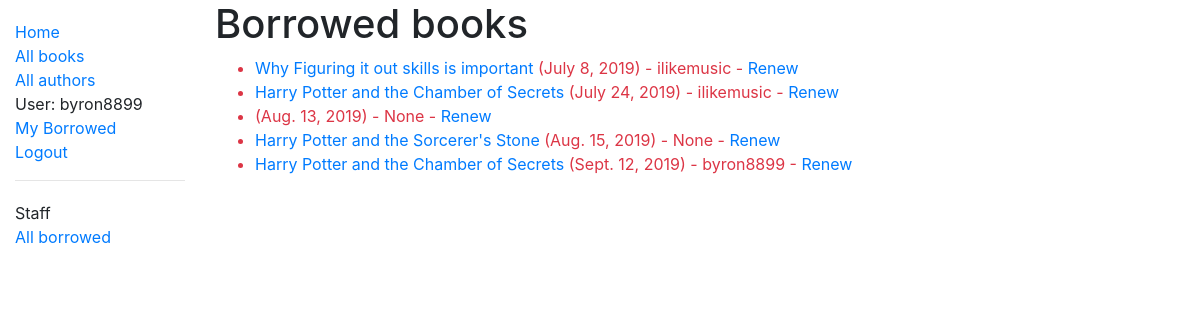
The page /allbooks/ (signed in) on the database its author committed.
### catalog/models.py (models this page shows, shortened)
class BookInstance(models.Model):
    id = models.UUIDField(primary_key=True, default=uuid.uuid4, help_text='Unique ID for this particular book across whole library')
    book = models.ForeignKey('Book', on_delete=models.SET_NULL, null=True)
    imprint = models.CharField(max_length=200)
    due_back = models.DateField(null=True, blank=True)
    borrower = models.ForeignKey(User, on_delete=models.SET_NULL, null=True, blank=True)
    LOAN_STATUS = (
        ('m', 'Maintenance'),
        ('o', 'On loan'),
        ('a', 'Available'),
        ('r', 'Reserved'),
    )
    status = models.CharField(
        max_length=1,
        choices=LOAN_STATUS,
        blank=True,
        default='m',
        help_text='Book availability',
    )
    class Meta:
        ordering = ['due_back']
        permissions = (("can_mark_returned", "Set book as returned"),)
    @property
    def is_overdue(self):
        if self.due_back and date.today() > self.due_back:
            return True
        return False

class Book(models.Model):
    title = models.CharField(max_length=200)
    author = models.ForeignKey('Author', on_delete=models.SET_NULL, null=True)
    summary = models.TextField(max_length=1000, help_text='Enter a brief description of the book')
    isbn = models.CharField('ISBN', max_length=13, help_text='13 Character <a href="https://www.isbn-international.org/content/what-isbn">ISBN number</a>')
    genre = models.ManyToManyField(Genre, help_text='Select a genre for this book')
    language = models.ForeignKey('Language', on_delete=models.SET_NULL, null = True)
    def display_genre(self):
        """Create a string for the Genre. This is required to display genre in Admin."""
        return ', '.join(genre.name for genre in self.genre.all()[:3])
    display_genre.short_description = 'Genre'

### catalog/views.py (the view)
# urls.py: path('allbooks/', views.LoanedBooksByAllListView.as_view(), name='all-borrowed'),
class LoanedBooksByAllListView(PermissionRequiredMixin, generic.ListView):
    permission_required = 'catalog.can_mark_returned'
    model = BookInstance
    template_name = 'catalog/bookinstance_list_borrowed_all.html'
    paginate_by = 10
    def get_queryset(self):
        return BookInstance.objects.filter(status__exact='o').order_by('due_back')

### catalog/templates/catalog/bookinstance_list_borrowed_all.html
{% extends "base_generic.html" %}
{% block content %}
  <h1>Borrowed books</h1>
  {% if bookinstance_list %}
    <ul>
      {% for bookinst in bookinstance_list %}
      <li class="{% if bookinst.is_overdue %}text-danger{% endif %}">
        <a href="{% url 'book-detail' bookinst.book.pk %}">{{bookinst.book.title}}</a> ({{ bookinst.due_back }})
        - {{bookinst.borrower}} {% if perms.catalog.can_mark_returned %}- <a href="{% url 'renew-book-librarian' bookinst.id %}">Renew</a>  {% endif %}
      </li>
      {% endfor %}
    </ul>
  {% else %}
    <p>There are no books borrowed.</p>
  {% endif %}
{% endblock %}

### catalog/templates/base_generic.html (shortened to what this page needs)
<!DOCTYPE html>
<html lang="en">
<head>
  <link rel="stylesheet" href="https://stackpath.bootstrapcdn.com/bootstrap/4.3.1/css/bootstrap.min.css">
  {% load static %}
  <link rel="stylesheet" href="{% static 'css/styles.css' %}">
</head>
<body>
  <div class="container-fluid">
    <div class="row">
      <div class="col-sm-2">
          {% block sidebar %}
            <ul class="sidebar-nav">
              <li><a href="{% url 'index' %}">Home</a></li>
              <li><a href="{% url 'books' %}">All books</a></li>
              <li><a href="{% url 'authors' %}">All authors</a></li>
              {% if user.is_authenticated %}
                <li>User: {{ user.get_username }}</li>
                <li><a href="{% url 'my-borrowed' %}">My Borrowed</a></li>
                <li><a href="{% url 'logout' %}?next={{ request.path }}">Logout</a></li>
              {% else %}
                <li><a href="{% url 'login' %}?next={{ request.path }}">Login</a></li>
              {% endif %}
            </ul>
            {% if user.is_staff %}
            <hr />
              <ul class='sidebar-nav'>
                <li>Staff</li>
                  {% if perms.catalog.can_mark_returned %}
                    <li><a href="{% url 'all-borrowed' %}">All borrowed</a></li>
                  {% endif %}
              </ul>
            {% endif %}
          {% endblock %}
      </div>
        <div class="col-sm-10 ">
          {% block content %}{% endblock %}
          </div>
        </div>
    </div>
</body>
</html>

### catalog/static/css/styles.css (style rules this page uses)
.sidebar-nav { margin-top: 20px; padding: 0; list-style: none; }

### rows shown on the page
BookInstance: book "Why Figuring it out skills is important", due_back "July 8, 2019", borrower "ilikemusic"
BookInstance: book "Harry Potter and the Chamber of Secrets", due_back "July 24, 2019", borrower "ilikemusic"
BookInstance: due_back "Aug. 13, 2019", borrower "None"
BookInstance: book "Harry Potter and the Sorcerer's Stone", due_back "Aug. 15, 2019", borrower "None"
BookInstance: book "Harry Potter and the Chamber of Secrets", due_back "Sept. 12, 2019", borrower "byron8899"

### other values the page prints
{{ user.get_username }} "byron8899"
